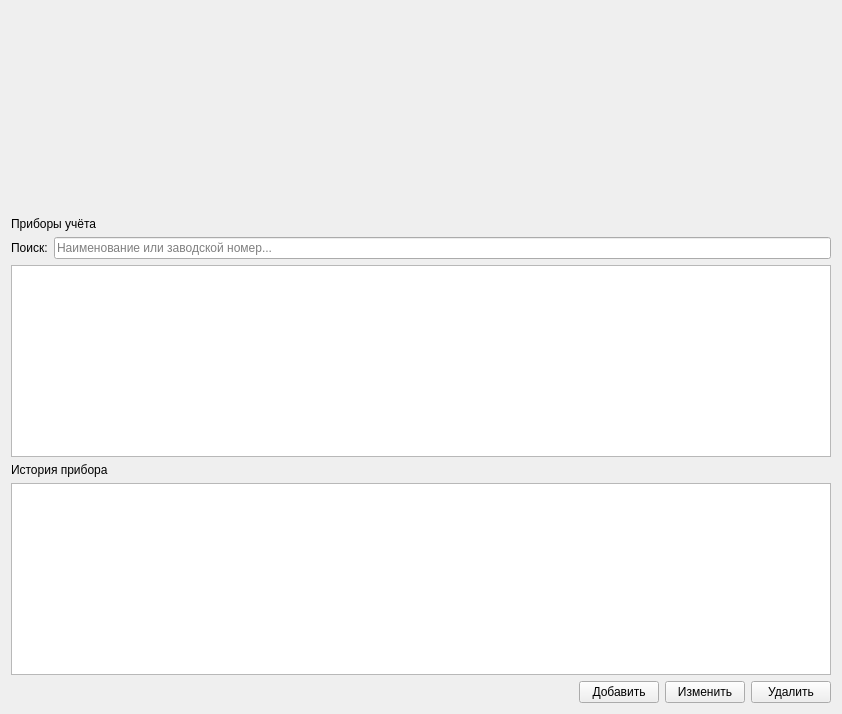
<?xml version="1.0" encoding="UTF-8"?>
<ui version="4.0">
 <class>MetersWidget</class>
 <widget class="QWidget" name="MetersWidget">
  <property name="geometry">
   <rect>
    <x>0</x>
    <y>0</y>
    <width>842</width>
    <height>714</height>
   </rect>
  </property>
  <property name="windowTitle">
   <string>MetersWidget</string>
  </property>
  <property name="toolTip">
   <string>Двойное нажатие по строке для открытия акта</string>
  </property>
  <layout class="QVBoxLayout" name="verticalLayout">
   <item>
    <widget class="QFrame" name="metersCard">
     <property name="minimumSize">
      <size>
       <width>0</width>
       <height>200</height>
      </size>
     </property>
     <property name="frameShape">
      <enum>QFrame::Shape::NoFrame</enum>
     </property>
     <property name="frameShadow">
      <enum>QFrame::Shadow::Raised</enum>
     </property>
     <property name="card" stdset="0">
      <bool>true</bool>
     </property>
    </widget>
   </item>
   <item>
    <widget class="QLabel" name="titlelabel">
     <property name="text">
      <string>Приборы учёта</string>
     </property>
    </widget>
   </item>
   <item>
    <layout class="QHBoxLayout" name="searchLayout">
     <item>
      <widget class="QLabel" name="searchlabel">
       <property name="text">
        <string>Поиск:</string>
       </property>
      </widget>
     </item>
     <item>
      <widget class="QLineEdit" name="searchLineEdit">
       <property name="placeholderText">
        <string>Наименование или заводской номер...</string>
       </property>
      </widget>
     </item>
    </layout>
   </item>
   <item>
    <widget class="QTableView" name="metersTableView">
     <property name="editTriggers">
      <set>QAbstractItemView::EditTrigger::NoEditTriggers</set>
     </property>
     <property name="alternatingRowColors">
      <bool>true</bool>
     </property>
     <property name="selectionMode">
      <enum>QAbstractItemView::SelectionMode::SingleSelection</enum>
     </property>
     <property name="selectionBehavior">
      <enum>QAbstractItemView::SelectionBehavior::SelectRows</enum>
     </property>
     <attribute name="verticalHeaderVisible">
      <bool>false</bool>
     </attribute>
    </widget>
   </item>
   <item>
    <widget class="QLabel" name="historyLabel">
     <property name="text">
      <string>История прибора</string>
     </property>
    </widget>
   </item>
   <item>
    <widget class="QTableView" name="historytableView">
     <property name="maximumSize">
      <size>
       <width>16777215</width>
       <height>200</height>
      </size>
     </property>
     <property name="editTriggers">
      <set>QAbstractItemView::EditTrigger::NoEditTriggers</set>
     </property>
     <property name="alternatingRowColors">
      <bool>true</bool>
     </property>
     <property name="selectionMode">
      <enum>QAbstractItemView::SelectionMode::SingleSelection</enum>
     </property>
     <property name="selectionBehavior">
      <enum>QAbstractItemView::SelectionBehavior::SelectRows</enum>
     </property>
     <attribute name="verticalHeaderVisible">
      <bool>false</bool>
     </attribute>
    </widget>
   </item>
   <item>
    <layout class="QHBoxLayout" name="buttonsLayout">
     <item>
      <spacer name="horizontalSpacer">
       <property name="orientation">
        <enum>Qt::Orientation::Horizontal</enum>
       </property>
       <property name="sizeHint" stdset="0">
        <size>
         <width>40</width>
         <height>20</height>
        </size>
       </property>
      </spacer>
     </item>
     <item>
      <widget class="QPushButton" name="addMeterButton">
       <property name="text">
        <string>Добавить</string>
       </property>
      </widget>
     </item>
     <item>
      <widget class="QPushButton" name="editMeterButton">
       <property name="text">
        <string>Изменить</string>
       </property>
      </widget>
     </item>
     <item>
      <widget class="QPushButton" name="deleteMeterButton">
       <property name="text">
        <string>Удалить</string>
       </property>
      </widget>
     </item>
    </layout>
   </item>
  </layout>
 </widget>
 <resources/>
 <connections/>
</ui>
